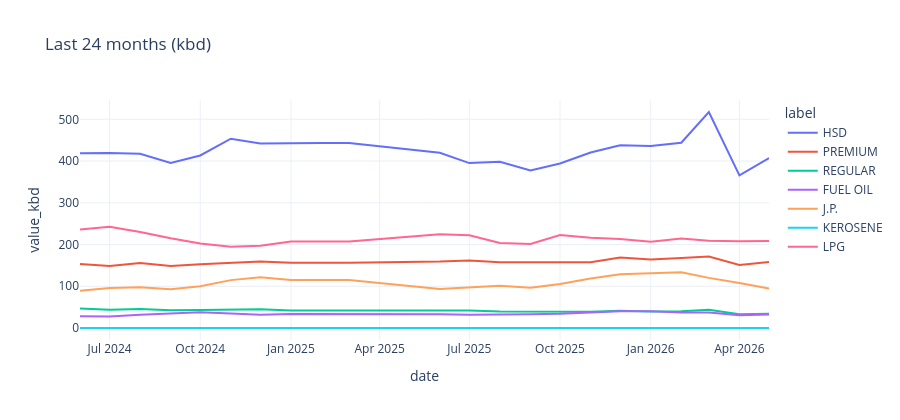

Write notebook code for a chart like this one.
### Markdown cell above
## 5. Recent trends (last 24 months)

### Code cell
cutoff = demand["date"].max() - pd.DateOffset(months=23)
recent = demand[
    (demand["date"] >= cutoff) & (demand["product_native"].isin(MAJOR_PRODUCTS))
].copy()
recent["label"] = recent["product_native"].map(DISPLAY)

fig = px.line(recent, x="date", y="value_kbd", color="label", title="Last 24 months (kbd)")
fig.update_layout(height=420, template="plotly_white")
fig.show()

tbl = recent.sort_values(["label", "date"]).copy()
tbl["mom_pct"] = tbl.groupby("label")["value_kbd"].pct_change(periods=1) * 100
tbl["yoy_pct"] = tbl.groupby("label")["value_kbd"].pct_change(periods=12) * 100
latest = tbl.groupby("label").tail(1)[["date", "value_kbd", "mom_pct", "yoy_pct", "is_provisional"]]
display(latest.sort_values("value_kbd", ascending=False).round(1))

### Figure 1 — Plotly figure (JSON) as saved in the notebook; plotly's stock layout.template omitted (floating-point values rounded to 4 significant figures)
{"data": [{"hovertemplate": "label=HSD<br>date=%{x}<br>value_kbd=%{y}<extra></extra>", "legendgroup": "HSD", "line": {"color": "#636efa", "dash": "solid"}, "marker": {"symbol": "circle"}, "mode": "lines", "name": "HSD", "orientation": "v", "showlegend": true, "type": "scatter", "x": ["2024-06-01T00:00:00", "2024-07-01T00:00:00", "2024-08-01T00:00:00", "2024-09-01T00:00:00", "2024-10-01T00:00:00", "2024-11-01T00:00:00", "2024-12-01T00:00:00", "2025-01-01T00:00:00", "2025-02-01T00:00:00", "2025-03-01T00:00:00", "2025-06-01T00:00:00", "2025-07-01T00:00:00", "2025-08-01T00:00:00", "2025-09-01T00:00:00", "2025-10-01T00:00:00", "2025-11-01T00:00:00", "2025-12-01T00:00:00", "2026-01-01T00:00:00", "2026-02-01T00:00:00", "2026-03-01T00:00:00", "2026-04-01T00:00:00", "2026-05-01T00:00:00"], "xaxis": "x", "y": [418.5, 419.5, 417.6, 395.3, 413.3, 453.4, 442.2, 443.2, 443.2, 443.2, 419.9, 395.1, 398.3, 377.4, 394.2, 420.5, 438.0, 435.8, 443.8, 517.5, 365.8, 407.1], "yaxis": "y"}, {"hovertemplate": "label=PREMIUM<br>date=%{x}<br>value_kbd=%{y}<extra></extra>", "legendgroup": "PREMIUM", "line": {"color": "#EF553B", "dash": "solid"}, "marker": {"symbol": "circle"}, "mode": "lines", "name": "PREMIUM", "orientation": "v", "showlegend": true, "type": "scatter", "x": ["2024-06-01T00:00:00", "2024-07-01T00:00:00", "2024-08-01T00:00:00", "2024-09-01T00:00:00", "2024-10-01T00:00:00", "2024-11-01T00:00:00", "2024-12-01T00:00:00", "2025-01-01T00:00:00", "2025-02-01T00:00:00", "2025-03-01T00:00:00", "2025-06-01T00:00:00", "2025-07-01T00:00:00", "2025-08-01T00:00:00", "2025-09-01T00:00:00", "2025-10-01T00:00:00", "2025-11-01T00:00:00", "2025-12-01T00:00:00", "2026-01-01T00:00:00", "2026-02-01T00:00:00", "2026-03-01T00:00:00", "2026-04-01T00:00:00", "2026-05-01T00:00:00"], "xaxis": "x", "y": [153.5, 148.8, 155.6, 148.6, 152.9, 156.0, 159.3, 156.2, 156.2, 156.2, 159.2, 161.9, 157.4, 157.6, 158.2, 157.7, 168.8, 164.0, 168.0, 171.3, 150.9, 158.3], "yaxis": "y"}, {"hovertemplate": "label=REGULAR<br>date=%{x}<br>value_kbd=%{y}<extra></extra>", "legendgroup": "REGULAR", "line": {"color": "#00cc96", "dash": "solid"}, "marker": {"symbol": "circle"}, "mode": "lines", "name": "REGULAR", "orientation": "v", "showlegend": true, "type": "scatter", "x": ["2024-06-01T00:00:00", "2024-07-01T00:00:00", "2024-08-01T00:00:00", "2024-09-01T00:00:00", "2024-10-01T00:00:00", "2024-11-01T00:00:00", "2024-12-01T00:00:00", "2025-01-01T00:00:00", "2025-02-01T00:00:00", "2025-03-01T00:00:00", "2025-06-01T00:00:00", "2025-07-01T00:00:00", "2025-08-01T00:00:00", "2025-09-01T00:00:00", "2025-10-01T00:00:00", "2025-11-01T00:00:00", "2025-12-01T00:00:00", "2026-01-01T00:00:00", "2026-02-01T00:00:00", "2026-03-01T00:00:00", "2026-04-01T00:00:00", "2026-05-01T00:00:00"], "xaxis": "x", "y": [46.5, 43.83, 45.3, 42.29, 43.27, 44.4, 44.8, 42.07, 42.07, 42.07, 40.77, 41.84, 39.82, 39.73, 39.04, 38.98, 41.25, 39.27, 40.27, 43.51, 32.99, 34.03], "yaxis": "y"}, {"hovertemplate": "label=FUEL OIL<br>date=%{x}<br>value_kbd=%{y}<extra></extra>", "legendgroup": "FUEL OIL", "line": {"color": "#ab63fa", "dash": "solid"}, "marker": {"symbol": "circle"}, "mode": "lines", "name": "FUEL OIL", "orientation": "v", "showlegend": true, "type": "scatter", "x": ["2024-06-01T00:00:00", "2024-07-01T00:00:00", "2024-08-01T00:00:00", "2024-09-01T00:00:00", "2024-10-01T00:00:00", "2024-11-01T00:00:00", "2024-12-01T00:00:00", "2025-01-01T00:00:00", "2025-02-01T00:00:00", "2025-03-01T00:00:00", "2025-06-01T00:00:00", "2025-07-01T00:00:00", "2025-08-01T00:00:00", "2025-09-01T00:00:00", "2025-10-01T00:00:00", "2025-11-01T00:00:00", "2025-12-01T00:00:00", "2026-01-01T00:00:00", "2026-02-01T00:00:00", "2026-03-01T00:00:00", "2026-04-01T00:00:00", "2026-05-01T00:00:00"], "xaxis": "x", "y": [28.02, 27.77, 31.84, 34.25, 37.8, 34.63, 31.67, 33.34, 33.34, 33.34, 32.93, 31.48, 31.63, 33.05, 34.09, 36.97, 39.95, 40.27, 37.02, 37.31, 30.43, 32.56], "yaxis": "y"}, {"hovertemplate": "label=J.P.<br>date=%{x}<br>value_kbd=%{y}<extra></extra>", "legendgroup": "J.P.", "line": {"color": "#FFA15A", "dash": "solid"}, "marker": {"symbol": "circle"}, "mode": "lines", "name": "J.P.", "orientation": "v", "showlegend": true, "type": "scatter", "x": ["2024-06-01T00:00:00", "2024-07-01T00:00:00", "2024-08-01T00:00:00", "2024-09-01T00:00:00", "2024-10-01T00:00:00", "2024-11-01T00:00:00", "2024-12-01T00:00:00", "2025-01-01T00:00:00", "2025-02-01T00:00:00", "2025-03-01T00:00:00", "2025-06-01T00:00:00", "2025-07-01T00:00:00", "2025-08-01T00:00:00", "2025-09-01T00:00:00", "2025-10-01T00:00:00", "2025-11-01T00:00:00", "2025-12-01T00:00:00", "2026-01-01T00:00:00", "2026-02-01T00:00:00", "2026-03-01T00:00:00", "2026-04-01T00:00:00", "2026-05-01T00:00:00"], "xaxis": "x", "y": [89.06, 95.94, 97.6, 93.13, 99.9, 114.7, 121.5, 115.1, 115.1, 115.1, 93.55, 97.23, 101.0, 96.3, 105.6, 118.5, 128.7, 130.9, 133.5, 120.1, 108.1, 94.41], "yaxis": "y"}, {"hovertemplate": "label=KEROSENE<br>date=%{x}<br>value_kbd=%{y}<extra></extra>", "legendgroup": "KEROSENE", "line": {"color": "#19d3f3", "dash": "solid"}, "marker": {"symbol": "circle"}, "mode": "lines", "name": "KEROSENE", "orientation": "v", "showlegend": true, "type": "scatter", "x": ["2024-06-01T00:00:00", "2024-07-01T00:00:00", "2024-08-01T00:00:00", "2024-09-01T00:00:00", "2024-10-01T00:00:00", "2024-11-01T00:00:00", "2024-12-01T00:00:00", "2025-01-01T00:00:00", "2025-02-01T00:00:00", "2025-03-01T00:00:00", "2025-06-01T00:00:00", "2025-07-01T00:00:00", "2025-08-01T00:00:00", "2025-09-01T00:00:00", "2025-10-01T00:00:00", "2025-11-01T00:00:00", "2025-12-01T00:00:00", "2026-01-01T00:00:00", "2026-02-01T00:00:00", "2026-03-01T00:00:00", "2026-04-01T00:00:00", "2026-05-01T00:00:00"], "xaxis": "x", "y": [0.06919, 0.09536, 0.07548, 0.06877, 0.06939, 0.08198, 0.06574, 0.06556, 0.06556, 0.06556, 0.04927, 0.04788, 0.1057, 0.06667, 0.07771, 0.07673, 0.0491, 0.03388, 0.06649, 0.129, 0.06646, 0.08055], "yaxis": "y"}, {"hovertemplate": "label=LPG<br>date=%{x}<br>value_kbd=%{y}<extra></extra>", "legendgroup": "LPG", "line": {"color": "#FF6692", "dash": "solid"}, "marker": {"symbol": "circle"}, "mode": "lines", "name": "LPG", "orientation": "v", "showlegend": true, "type": "scatter", "x": ["2024-06-01T00:00:00", "2024-07-01T00:00:00", "2024-08-01T00:00:00", "2024-09-01T00:00:00", "2024-10-01T00:00:00", "2024-11-01T00:00:00", "2024-12-01T00:00:00", "2025-01-01T00:00:00", "2025-02-01T00:00:00", "2025-03-01T00:00:00", "2025-06-01T00:00:00", "2025-07-01T00:00:00", "2025-08-01T00:00:00", "2025-09-01T00:00:00", "2025-10-01T00:00:00", "2025-11-01T00:00:00", "2025-12-01T00:00:00", "2026-01-01T00:00:00", "2026-02-01T00:00:00", "2026-03-01T00:00:00", "2026-04-01T00:00:00", "2026-05-01T00:00:00"], "xaxis": "x", "y": [235.9, 242.6, 230.0, 215.0, 202.7, 195.0, 197.1, 207.2, 207.2, 207.2, 224.9, 222.2, 203.8, 201.2, 222.7, 216.0, 213.2, 206.7, 214.2, 209.0, 207.6, 208.4], "yaxis": "y"}], "layout": {"height": 420, "legend": {"title": {"text": "label"}, "tracegroupgap": 0}, "title": {"text": "Last 24 months (kbd)"}, "xaxis": {"anchor": "y", "domain": [0, 1], "title": {"text": "date"}}, "yaxis": {"anchor": "x", "domain": [0, 1], "title": {"text": "value_kbd"}}}}
